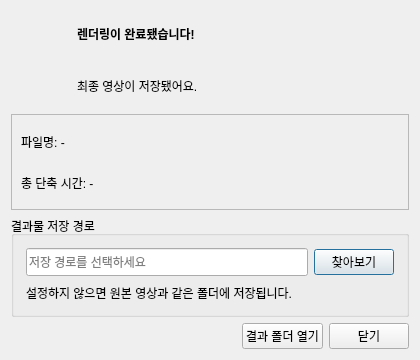
<?xml version="1.0" encoding="UTF-8"?>
<ui version="4.0">
 <class>RenderCompletePopup</class>
 <widget class="QDialog" name="RenderCompletePopup">
  <property name="geometry">
   <rect>
    <x>0</x>
    <y>0</y>
    <width>420</width>
    <height>360</height>
   </rect>
  </property>
  <property name="minimumSize">
   <size>
    <width>420</width>
    <height>360</height>
   </size>
  </property>
  <property name="windowTitle">
   <string>렌더링 완료</string>
  </property>
  <layout class="QVBoxLayout" name="verticalLayout_main">
   <item>
    <layout class="QHBoxLayout" name="layout_top">
     <item>
      <widget class="QLabel" name="label_icon">
       <property name="minimumSize">
        <size>
         <width>60</width>
         <height>60</height>
        </size>
       </property>
       <property name="maximumSize">
        <size>
         <width>60</width>
         <height>60</height>
        </size>
       </property>
       <property name="text">
        <string/>
       </property>
       <property name="pixmap">
        <pixmap>icons/file.png</pixmap>
       </property>
       <property name="scaledContents">
        <bool>true</bool>
       </property>
       <property name="alignment">
        <set>Qt::AlignmentFlag::AlignCenter</set>
       </property>
      </widget>
     </item>
     <item>
      <layout class="QVBoxLayout" name="layout_text">
       <item>
        <widget class="QLabel" name="label_title">
         <property name="font">
          <font>
           <bold>true</bold>
          </font>
         </property>
         <property name="text">
          <string>렌더링이 완료됐습니다!</string>
         </property>
        </widget>
       </item>
       <item>
        <widget class="QLabel" name="label_summary">
         <property name="text">
          <string>최종 영상이 저장됐어요.</string>
         </property>
         <property name="wordWrap">
          <bool>true</bool>
         </property>
        </widget>
       </item>
      </layout>
     </item>
    </layout>
   </item>
   <item>
    <widget class="QFrame" name="frame_details">
     <property name="frameShape">
      <enum>QFrame::Shape::StyledPanel</enum>
     </property>
     <layout class="QVBoxLayout" name="layout_details">
      <item>
       <widget class="QLabel" name="label_output_filename">
        <property name="text">
         <string>파일명: -</string>
        </property>
       </widget>
      </item>
      <item>
       <widget class="QLabel" name="label_output_duration">
        <property name="text">
         <string>총 단축 시간: -</string>
        </property>
       </widget>
      </item>
     </layout>
    </widget>
   </item>
   <item>
    <widget class="QGroupBox" name="group_output">
     <property name="title">
      <string>결과물 저장 경로</string>
     </property>
     <layout class="QVBoxLayout" name="layout_output">
      <property name="spacing">
       <number>8</number>
      </property>
      <property name="leftMargin">
       <number>12</number>
      </property>
      <property name="topMargin">
       <number>12</number>
      </property>
      <property name="rightMargin">
       <number>12</number>
      </property>
      <property name="bottomMargin">
       <number>12</number>
      </property>
      <item>
       <layout class="QHBoxLayout" name="layout_output_path">
        <property name="spacing">
         <number>6</number>
        </property>
        <item>
         <widget class="QLineEdit" name="input_output_path">
          <property name="minimumSize">
           <size>
            <width>0</width>
            <height>28</height>
           </size>
          </property>
          <property name="readOnly">
           <bool>true</bool>
          </property>
          <property name="placeholderText">
           <string>저장 경로를 선택하세요</string>
          </property>
         </widget>
        </item>
        <item>
         <widget class="QPushButton" name="btn_browse_output">
          <property name="text">
           <string>찾아보기</string>
          </property>
         </widget>
        </item>
       </layout>
      </item>
      <item>
       <widget class="QLabel" name="label_output_guide">
        <property name="text">
         <string>설정하지 않으면 원본 영상과 같은 폴더에 저장됩니다.</string>
        </property>
        <property name="wordWrap">
         <bool>true</bool>
        </property>
       </widget>
      </item>
     </layout>
    </widget>
   </item>
   <item>
    <layout class="QHBoxLayout" name="layout_buttons">
     <item>
      <spacer name="horizontalSpacer_buttons">
       <property name="orientation">
        <enum>Qt::Orientation::Horizontal</enum>
       </property>
       <property name="sizeHint" stdset="0">
        <size>
         <width>40</width>
         <height>20</height>
        </size>
       </property>
      </spacer>
     </item>
     <item>
      <widget class="QPushButton" name="btn_open_folder">
       <property name="text">
        <string>결과 폴더 열기</string>
       </property>
      </widget>
     </item>
     <item>
      <widget class="QPushButton" name="btn_close">
       <property name="text">
        <string>닫기</string>
       </property>
      </widget>
     </item>
    </layout>
   </item>
  </layout>
 </widget>
 <resources/>
 <connections/>
</ui>
